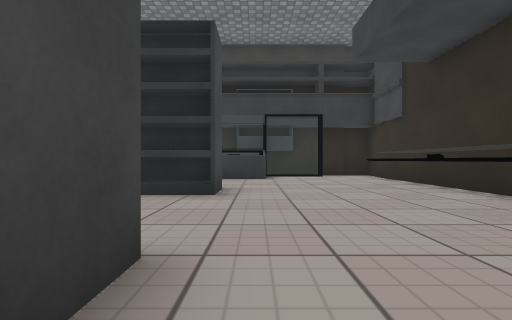
View 1 (above)

24 first-person views from a walk through a scene from a Unity 3-D project. The camera is 0.59 m above the floor, looks level and sees 85° across. The floor is counted in squares, 1 m on a side. Each view is taken from the middle of a square. On the plan, view 1 faces up. The plan holds only what a view shows up to about 9 squares ahead; the rest is blank. The place goes on beyond the plan. The player is left out. Some animated figures are left out. Door leaves are left out, so doorways stand open. Surface patterns are stand-ins for the level's own textures.

View 2
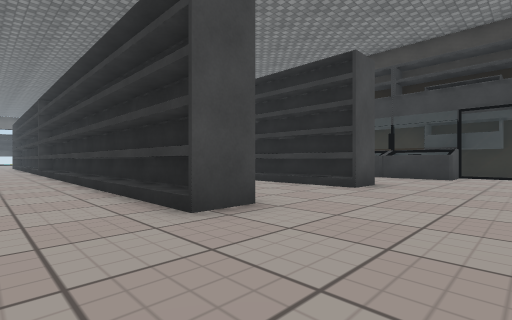

View 3
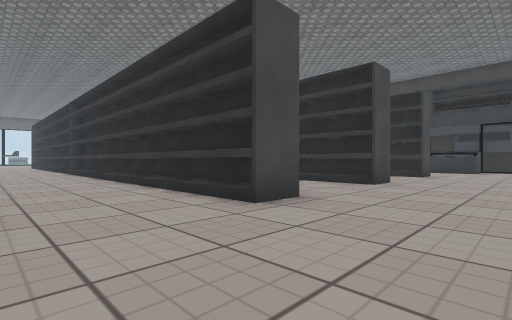

View 4
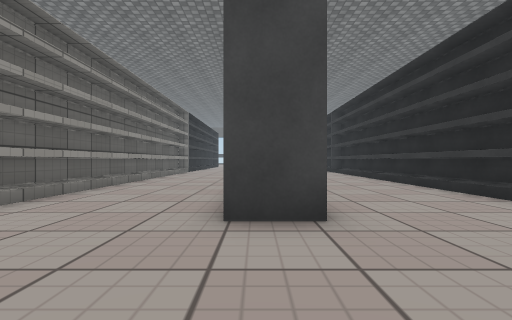

View 5
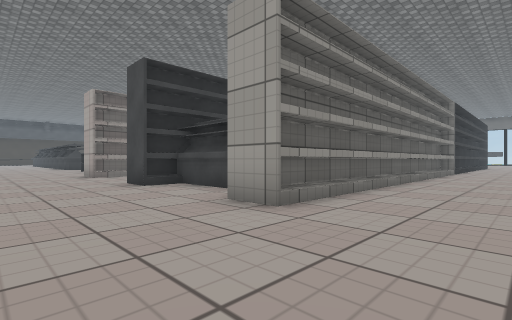

View 6
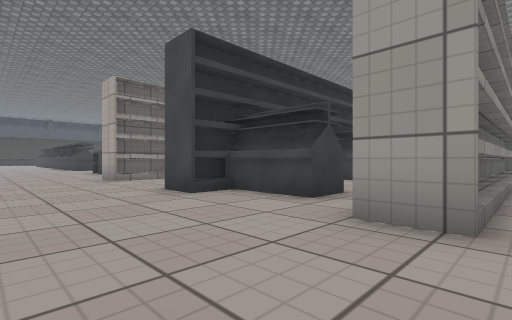

View 7
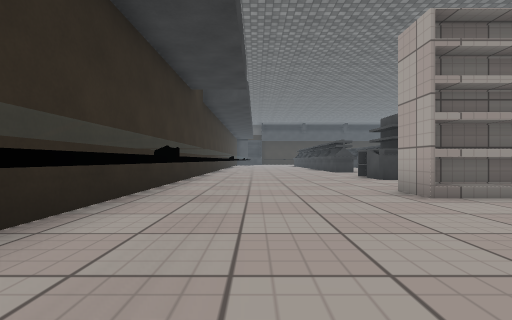

View 8
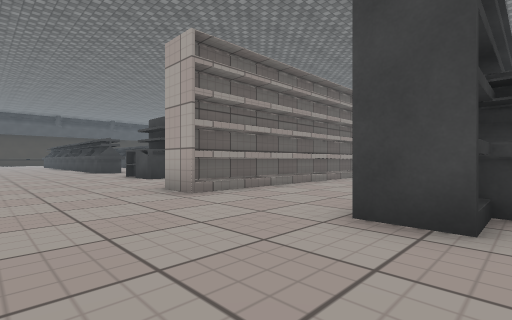

View 9
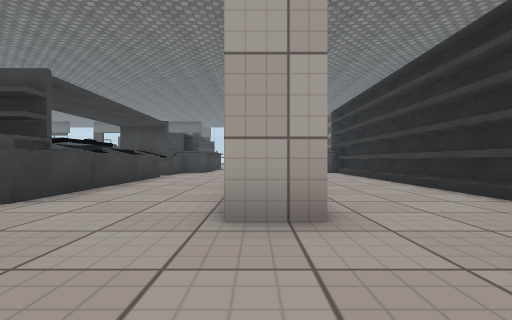

View 10
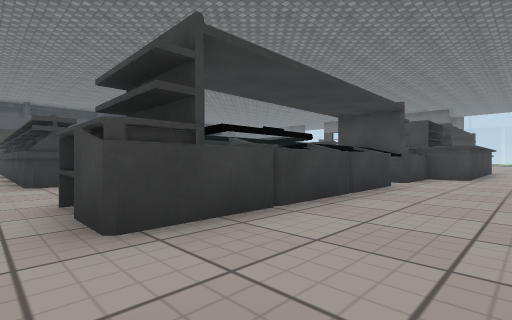

View 11
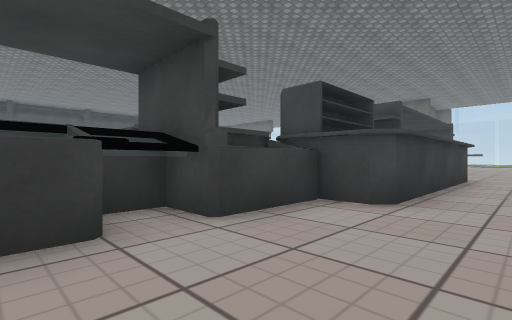

View 12
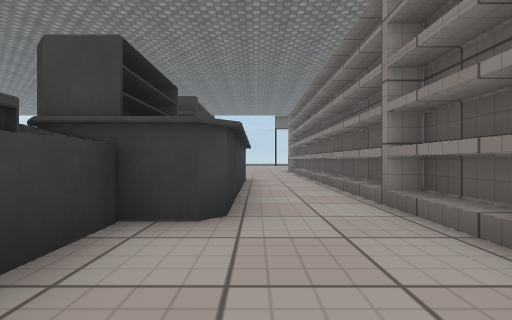

View 13
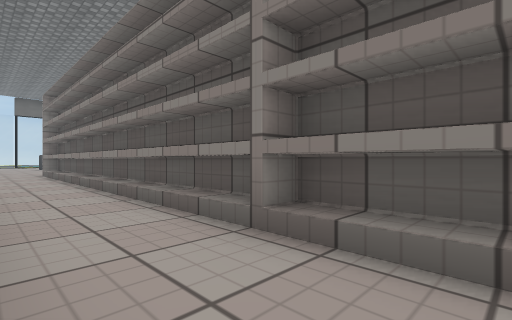

View 14
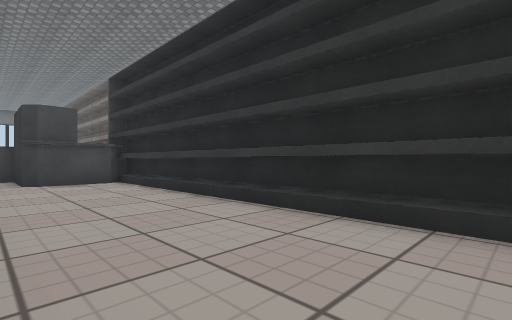

View 15
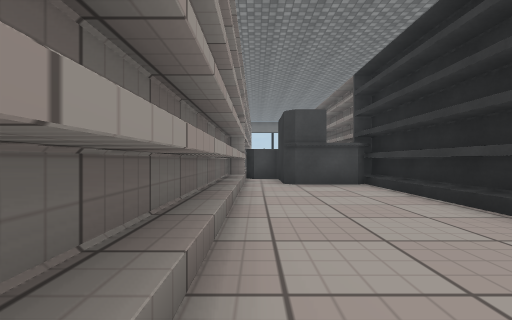

View 16
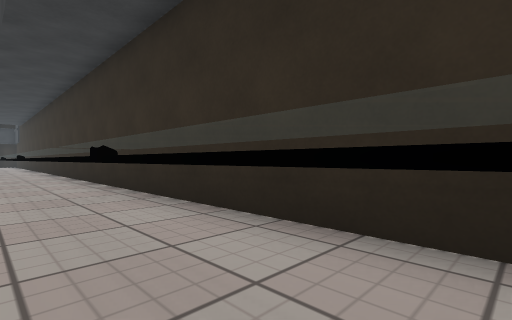

View 17
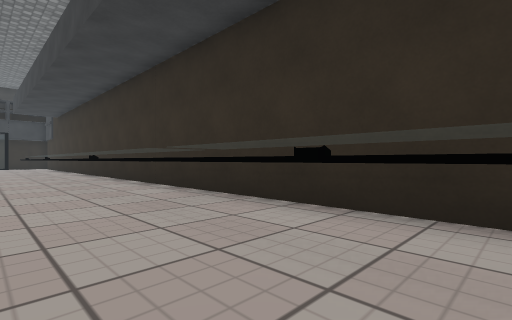

View 18
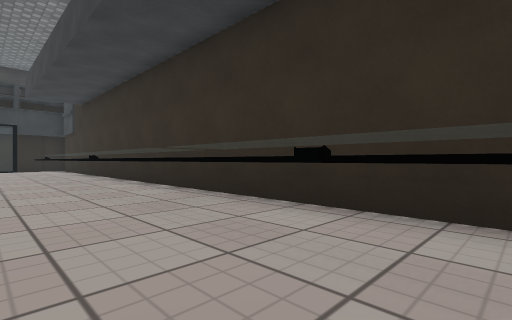

View 19
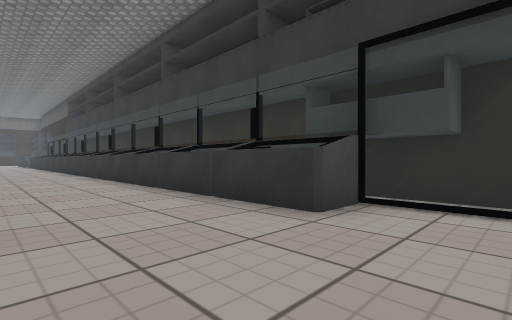

View 20
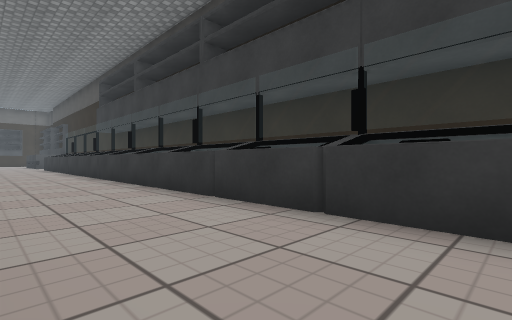

View 21
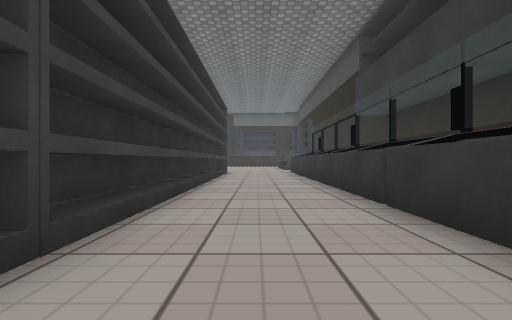

View 22
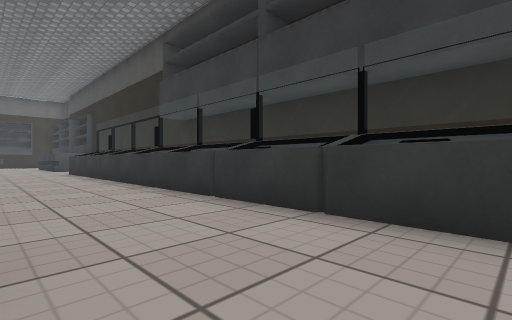

View 23
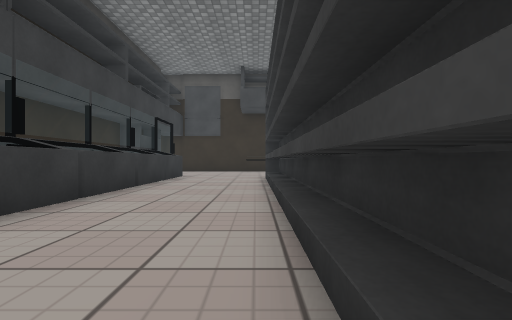

View 24
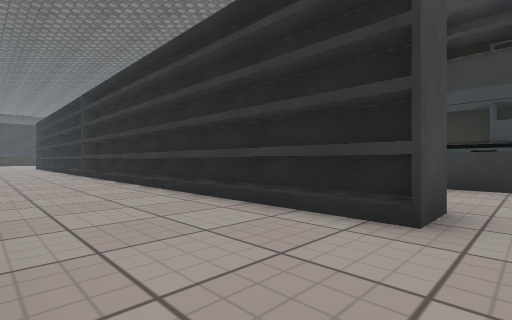

### Floor plan
Key: @ floor where view 1 was taken; # wall or solid block; . floor; ^ raised ledge; F fridge; S shelf; O other object.
Columns run from 20 left of view 1 to 4 right of it. Each row starts with its distance up from view 1.
 11                       #
 10  ####################SS
  9 OFFFFFFFFFFFFFFFFFFFF...#
  8 ........................#
  7 ........................#
  6  ......................^#
  5  ###################...^#
  4          ..............^#
  3          ..............^#
  2            ............^#
  1            #########...^#
  0            .........@..^#
 -1              ..........^#
 -2                    ....^#
 -3             ########...^#
 -4            ............^#
 -5            ............^#
 -6              ..........^#
 -7                    #...^#
 -8              ..........^#
 -9            ............^#
-10            ............^#
-11           ##########...^#
-12                  ......^#
-13              SS..SS....^#
-14              SS..SS....^#
-15         ############...^#
-16         ##.............^#
-17        ###.............^#
-18        #...............^#
-19 ####################...^#
-20 .......................^#
-21  ...######.............^#
-22    #     #.............^#
-23          #F#FFFFFF#.... #
-24            #FF    #...

Where each view was taken, in squares from view 1:
view 1: 0 up, 0 right, facing up
view 2: 1 down, 2 right, facing up-left
view 3: 6 down, 2 right, facing up-left
view 4: 7 down, 2 right, facing left
view 5: 8 down, 2 right, facing down-left
view 6: 10 down, 2 right, facing down-left
view 7: 14 down, 2 right, facing down
view 8: 14 down, 2 right, facing down-left
view 9: 19 down, 2 right, facing left
view 10: 20 down, 1 left, facing down-left
view 11: 20 down, 7 left, facing down-left
view 12: 21 down, 8 left, facing left
view 13: 21 down, 10 left, facing up-left
view 14: 18 down, 3 left, facing up-left
view 15: 18 down, 4 left, facing left
view 16: 18 down, 2 right, facing up-right
view 17: 12 down, 1 right, facing up-right
view 18: 7 down, 1 right, facing up-right
view 19: 6 up, 2 right, facing up-left
view 20: 6 up, 4 left, facing up-left
view 21: 7 up, 10 left, facing left
view 22: 6 up, 10 left, facing up-left
view 23: 6 up, 10 left, facing right
view 24: 2 up, 0 right, facing up-left
